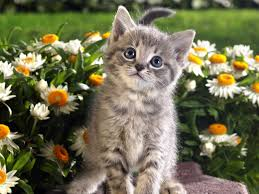
#> input picture cat.jpg, 259 x 194 px
$ jupyter execute --allow-errors matplotlib_1.ipynb   (shell and % lines are left out)   (older library calls are emulated)
#> lines starting #> are read from the running program, lines starting #| are printed output that depends on the picture
# Matplotlib Tutorial-1

[cell 1]
# Import the necessary packages and modules
import matplotlib.pyplot as plt

x=[1,2,3,4,5,6,7]
y=[50,51,54,48,23,67,45]

[cell 2]
#default plot
plt.plot(x,y,color='g');

[cell 3]
plt.plot(x,y,color='g',linewidth=5, linestyle='-');

[cell 4]
plt.plot(x,y,color='r',linewidth=5, linestyle='dashed');

[cell 5]
plt.plot(x,y,color='r',linewidth=5, linestyle='solid');

[cell 6]
plt.plot(x,y,color='r',linewidth=15, linestyle='-');

[cell 7]
plt.plot(x,y,color='b',linewidth=5, linestyle=':');

[cell 8]
#put labels on axis
plt.xlabel("persons")
plt.ylabel("height")

plt.plot(x,y,color='r',linewidth=5, linestyle='dashed');

[cell 9]
plt.xlabel("height")
plt.ylabel("persons")
plt.title("Verification")
plt.plot(x,y,color='r',linewidth=5, linestyle='dashed');

[cell 10]
plt.xlabel("height")
plt.ylabel("persons")
plt.plot(x,y, color='red',marker='D',linestyle='')

[cell 11]
plt.xlabel("height")
plt.ylabel("persons")
plt.plot(x,y, color='red',marker='D',linestyle='', markersize=20)
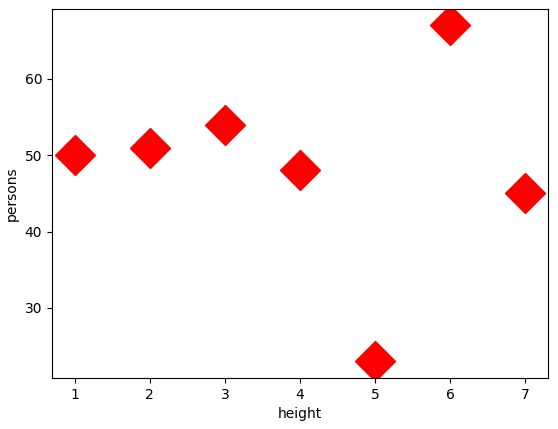
#> figure drawn by matplotlib, 1 panel

[cell 12]
plt.xlabel("height")
plt.ylabel("persons")

# same as above command in a shorter form
plt.plot(x,y, 'rD')

[cell 13]
plt.xlabel("height")
plt.ylabel("persons")
plt.title("verification")

#can give color codes as in HTML

plt.plot(x,y,color='#008040',marker='o',linestyle='')
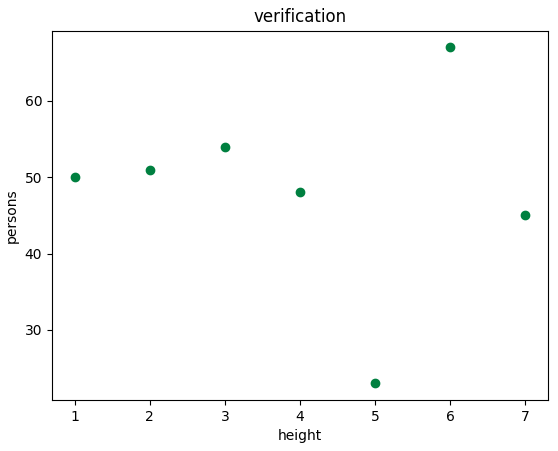
#> figure drawn by matplotlib, 1 panel

[cell 14]
plt.xlabel("height")
plt.ylabel("persons")
plt.title("verification")

#change opaqueness using alpha
plt.plot(x,y,color='#008040',marker='D',linestyle='',alpha=1)

[cell 15]
#change opaqueness using alpha
plt.plot(x,y,color='#008040',marker='D',linestyle='',alpha=0.5)

[cell 16]
#change opaqueness using alpha
plt.plot(x,y,color='#008040',marker='D',linestyle='',alpha=0.25)

[cell 17]
# multiple variables in a single plot
#storing minimum, maximmum , average temperatures in lists

days=[1,2,3,4,5,6,7]
max_t=[50,51,52,48,47,49,46]
min_t=[43,42,40,44,33,35,37]
avg_t=[45,48,48,46,40,42,41]

[cell 18]
#plot  min_t with day

plt.xlabel("day")
plt.ylabel("Minimum temp")
plt.plot(days,min_t,color='r')
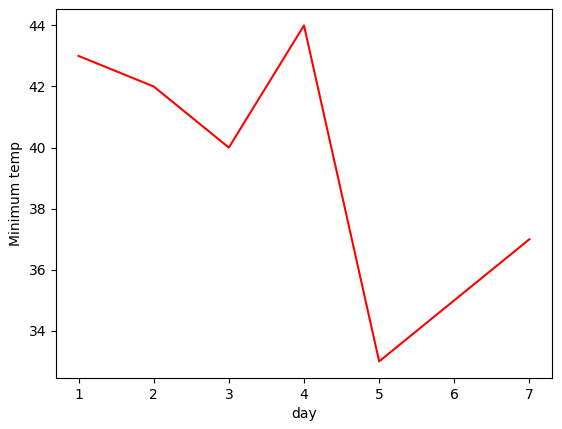
#> figure drawn by matplotlib, 1 panel

[cell 19]
#plot all data in one chart
plt.plot(days,min_t)
plt.plot(days,max_t)
plt.plot(days, avg_t)
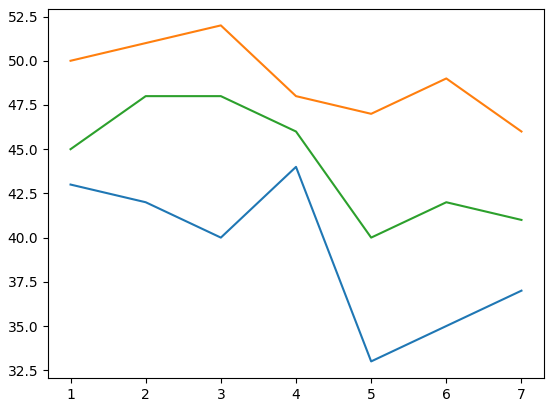
#> figure drawn by matplotlib, 1 panel

[cell 20]
#name the lines
plt.plot(days,min_t, label="min")
plt.plot(days,max_t,label="max")
plt.plot(days, avg_t,label="avg")

#label the axis and title
plt.xlabel("days")
plt.ylabel("temperature")
plt.title("weather")
plt.legend()  # set legand property to show legand
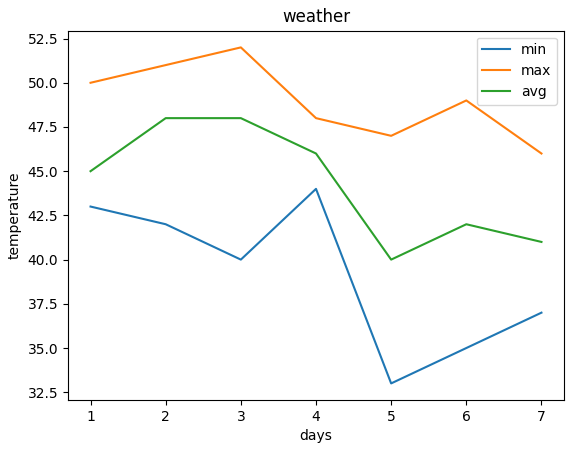
#> figure drawn by matplotlib, 1 panel

[cell 21]
# set location for legend
plt.plot(days,min_t, label="min")
plt.plot(days,max_t,label="max")
plt.plot(days, avg_t,label="avg")

#label the axis and title
plt.xlabel("days")
plt.ylabel("temperature")
plt.title("weather")
plt.legend(loc="upper right")  # set legand property to show legand

# Location String	Location Code- Legand

#plt.legend(loc=1)-- Example

Locationstring  code
 'best'	         0
'upper right'	 1
'upper left'	 2
'lower left'	 3
'lower right'	 4
'right'	         5
'center left'	 6
'center right'	 7
'lower center'	 8
'upper center'	 9
'center'	    10

[cell 22]
# set loc="best"

#enter code

[cell 23]
#set shadow  for legand
#plt.legend("best", shadow=True)

[cell 24]
#show grid lines
plt.plot(days,min_t, label="min")
plt.plot(days,max_t,label="max")
plt.plot(days, avg_t,label="avg")

#label the axis and title
plt.xlabel("days")
plt.ylabel("temperature")
plt.title("weather")
plt.legend()  # set legand property to show legand

plt.grid()# set grid()
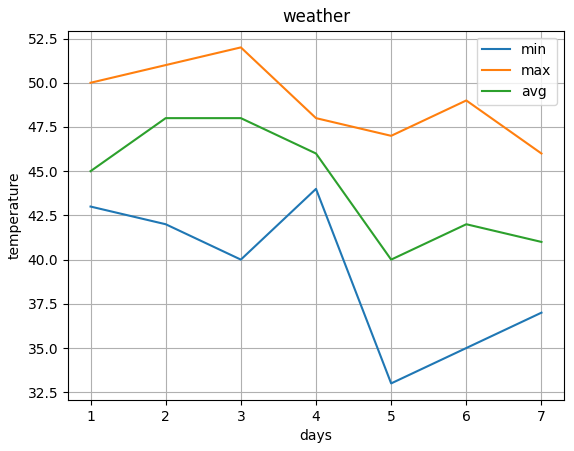
#> figure drawn by matplotlib, 1 panel

#  END

##  Seaborn vs Matplotlib
 Seaborn is complimentary to Matplotlib and it specifically targets statistical data visualization. But it goes even further than that: Seaborn extends Matplotlib.

[cell 25]
# Import necessarily libraries
import matplotlib.pyplot as plt
import seaborn as sns

#> (a cell that did not finish here is left out)

##  Importing image data into Numpy arrays using matplotlib

Loading image data is supported by the Pillow library. Natively, matplotlib only supports PNG images.
The commands shown below fall back on Pillow if the native read fails.
The image used in this example is a PNG file, but keep that Pillow requirement in mind for your own data.
Here’s the image we’re going to play with:

ref:https://matplotlib.org/tutorials/introductory/images.html

[cell 27]
import matplotlib.pyplot as plt
import matplotlib.image as mpimg
import numpy as np

[cell 28]
img = plt.imread('cat.jpg')
#> img is the input picture: shape (194, 259, 3); mean R, G, B 113.6, 111.7, 82.3

[cell 29]
print(img)
#> (printed output is left out)

[cell 30]
imgplot=plt.imshow(img)

##  Applying pseudocolor schemes to image plots
Pseudocolor can be a useful tool for enhancing contrast and visualizing your data more easily.
This is especially useful when making presentations of your data using projectors - their contrast is typically quite poor.
Pseudocolor is only relevant to single-channel, grayscale, luminosity images. We currently have an RGB image.
Since R, G, and B are all similar (see for yourself above or in your data), we can just pick one channel of our data:


[cell 31]
lum_img = img[:, :, 0]
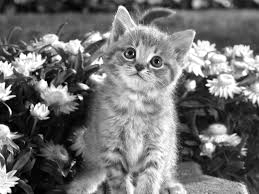
#> lum_img: shape (194, 259); min 0, max 255, mean 113.6

# This is array slicing.  You can read more in the `Numpy tutorial
# <https://docs.scipy.org/doc/numpy-dev/user/quickstart.html>`_.

plt.imshow(lum_img);

[cell 32]
plt.imshow(lum_img, cmap="hot");

[cell 33]
imgplot = plt.imshow(lum_img)
imgplot.set_cmap('nipy_spectral')

Color scale reference
It’s helpful to have an idea of what value a color represents. We can do that by adding color bars.

[cell 34]
imgplot = plt.imshow(lum_img)
plt.colorbar()
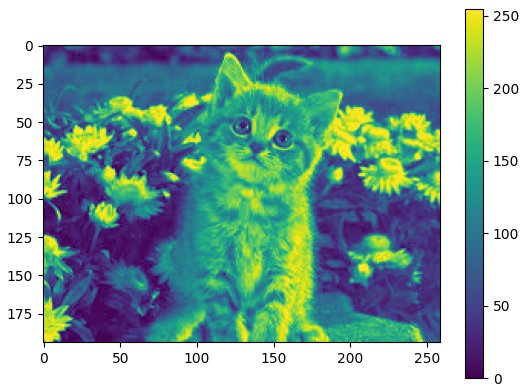
#> figure drawn by matplotlib, 2 panels

[cell 35]
from PIL import Image

img = Image.open('cat.jpg')
img.thumbnail((24,24))
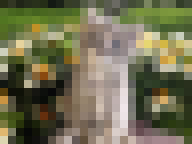
#> img: PIL image 24x18 RGB (shown 8 times larger); mean R, G, B 113.6, 111.7, 82.3
#, Image.ANTIALIAS)  # resizes image in-place.
imgplot = plt.imshow(img)
#saved filed is not disturbed .

[cell 36]
img = Image.open('cat.jpg')
#image show in photo viewer
img.rotate(45).show()
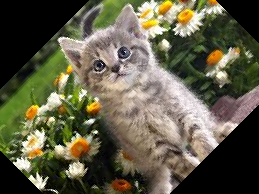
#> shown: PIL image 259x194 RGB; mean R, G, B 96.3, 93, 71.7
